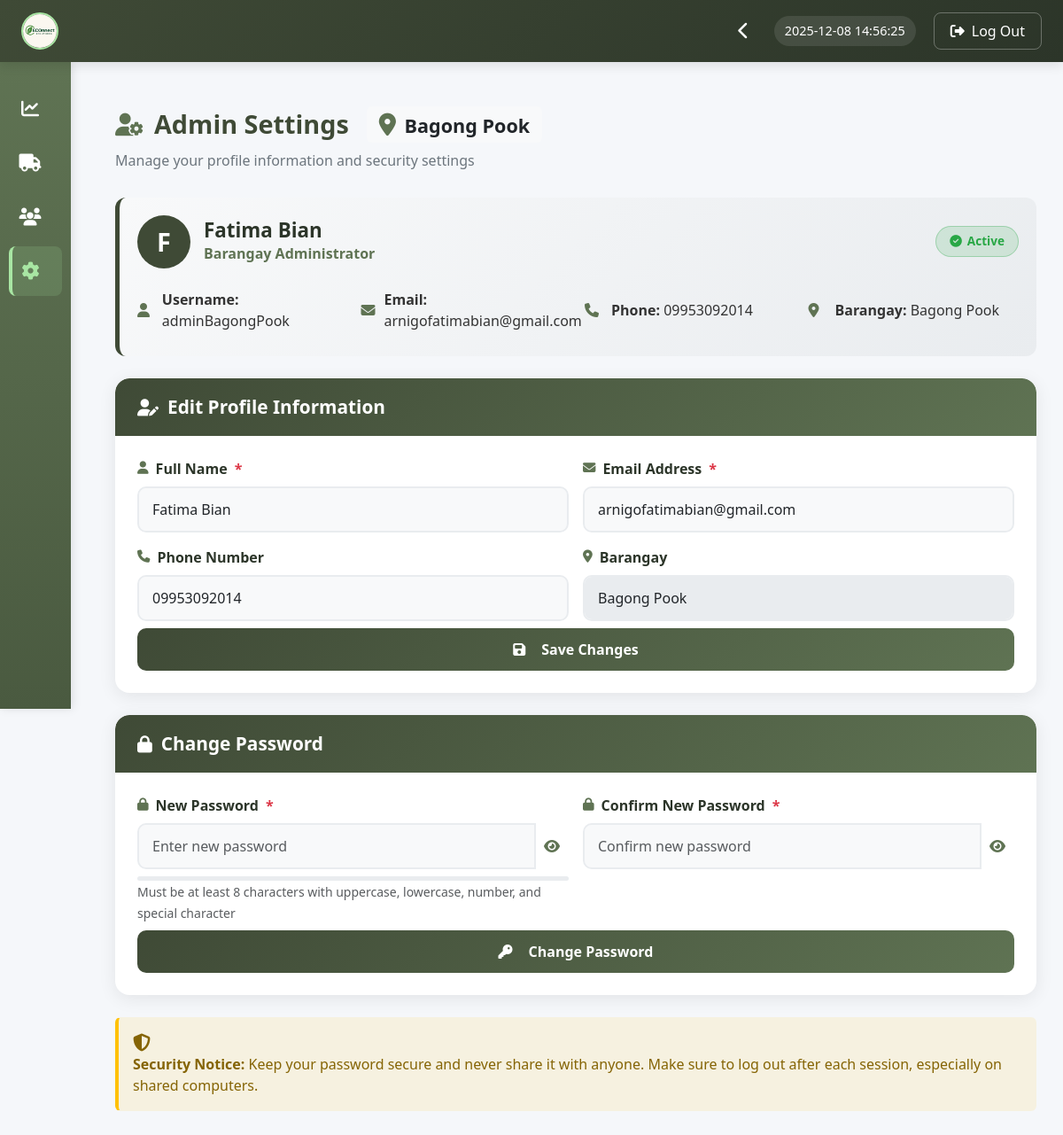
/admin/admin_settings.php (signed in), run on the app's committed database.
### tables this page shows
CREATE TABLE `barangay_admins` (
  `id` int(11) NOT NULL,
  `full_name` varchar(100) NOT NULL,
  `barangay` varchar(255) DEFAULT NULL,
  `username` varchar(100) NOT NULL,
  `password` varchar(255) NOT NULL,
  `created_by_super_admin_id` int(11) DEFAULT NULL,
  `created_at` timestamp NOT NULL DEFAULT current_timestamp(),
  `email` varchar(100) DEFAULT '',
  `phone_number` varchar(15) DEFAULT NULL,
  `status` varchar(20) NOT NULL DEFAULT 'Active'
);

### admin/admin_settings.php (the view, shortened to what this page needs)
<?php
include "db_connect.php";
$admin_id = $_SESSION['barangay_admin_id'];
$stmt = $conn->prepare("SELECT full_name, barangay, username, email, phone_number, status FROM barangay_admins WHERE id=?");
$stmt->bind_param("i", $admin_id);
$stmt->execute();
$result = $stmt->get_result();
$admin = $result->fetch_assoc();
$admin_barangay = $admin['barangay'];
$errors = [];
?>
<!DOCTYPE html>
<html lang="en">
<head>
<link rel="stylesheet" href="https://cdn.jsdelivr.net/npm/bootstrap@5.3.2/dist/css/bootstrap.min.css">
<link rel="stylesheet" href="https://cdnjs.cloudflare.com/ajax/libs/font-awesome/6.4.0/css/all.min.css">
<link rel="stylesheet" href="https://cdn.jsdelivr.net/npm/bootstrap-icons@1.11.1/font/bootstrap-icons.css">
</head>
<body>
<?php
include "header.php";
?>
<div class="content-area fade-in-up">
    <div class="page-header">
        <h1 class="page-title">
            <i class="fas fa-user-cog"></i> Admin Settings
            <span class="badge bg-light text-dark ms-2">
                <i class="fas fa-map-marker-alt me-1"></i> <?= htmlspecialchars($admin_barangay) ?>
            </span>
        </h1>
        <p class="page-subtitle">Manage your profile information and security settings</p>
    </div>
    <div class="admin-info-card fade-in-up">
        <div class="admin-info-header">
            <div class="admin-avatar">
                <?= strtoupper(substr($admin['full_name'] ?? 'A', 0, 1)) ?>
            </div>
            <div class="admin-details">
                <h3 class="admin-name"><?= htmlspecialchars($admin['full_name'] ?? 'Admin Name') ?></h3>
                <p class="admin-role">Barangay Administrator</p>
            </div>
            <span class="status-badge <?= ($admin['status'] === 'Active') ? 'status-active' : 'status-inactive' ?>">
                <i class="fas <?= ($admin['status'] === 'Active') ? 'fa-check-circle' : 'fa-times-circle' ?>"></i>
                <?= htmlspecialchars($admin['status'] ?? 'Inactive') ?>
            </span>
        </div>
        <div class="info-grid">
            <div class="info-item">
                <i class="fas fa-user"></i>
                <span><strong>Username:</strong> <?= htmlspecialchars($admin['username'] ?? 'N/A') ?></span>
            </div>
            <div class="info-item">
                <i class="fas fa-envelope"></i>
                <span><strong>Email:</strong> <?= htmlspecialchars($admin['email'] ?? 'N/A') ?></span>
            </div>
            <div class="info-item">
                <i class="fas fa-phone"></i>
                <span><strong>Phone:</strong> <?= htmlspecialchars($admin['phone_number'] ?? 'N/A') ?></span>
            </div>
            <div class="info-item">
                <i class="fas fa-map-marker-alt"></i>
                <span><strong>Barangay:</strong> <?= htmlspecialchars($admin_barangay) ?></span>
            </div>
        </div>
    </div>
    <div class="settings-card fade-in-up">
        <div class="card-header-custom">
            <h3><i class="fas fa-user-edit"></i> Edit Profile Information</h3>
        </div>
        <div class="card-body">
            <form id="updateForm" method="POST" action="<?php echo htmlspecialchars($_SERVER['PHP_SELF']); ?>" novalidate>
                <div class="row g-3">
                    <div class="col-md-6">
                        <label class="form-label required">
                            <i class="fas fa-user"></i> Full Name
                        </label>
                        <input type="text"
                               class="form-control <?= !empty($errors['full_name']) ? 'is-invalid' : '' ?>"
                               name="full_name"
                               value="<?= htmlspecialchars($admin['full_name'] ?? '') ?>"
                               required
                               placeholder="Enter your full name">
                    </div>
                    <div class="col-md-6">
                        <label class="form-label required">
                            <i class="fas fa-envelope"></i> Email Address
                        </label>
                        <input type="email"
                               class="form-control <?= !empty($errors['email']) ? 'is-invalid' : '' ?>"
                               name="email"
                               value="<?= htmlspecialchars($admin['email'] ?? '') ?>"
                               required
                               placeholder="example@email.com">
                    </div>
                    <div class="col-md-6">
                        <label class="form-label">
                            <i class="fas fa-phone"></i> Phone Number
                        </label>
                        <input type="tel"
                               class="form-control <?= !empty($errors['phone_number']) ? 'is-invalid' : '' ?>"
                               name="phone_number"
                               value="<?= htmlspecialchars($admin['phone_number'] ?? '') ?>"
                               placeholder="09123456789"
                               pattern="[0-9]{10,15}">
                    </div>
                    <div class="col-md-6">
                        <label class="form-label">
                            <i class="fas fa-map-marker-alt"></i> Barangay
                        </label>
                        <input type="text"
                               class="form-control"
                               value="<?= htmlspecialchars($admin_barangay) ?>"
                               disabled
                               style="background-color: #e9ecef;">
                    </div>
                    <div class="col-12 mt-2">
                        <button type="button"
                                class="btn btn-primary-custom"
                                onclick="validateAndShowUpdateModal()">
                            <i class="fas fa-save me-2"></i> Save Changes
                        </button>
                    </div>
                </div>
            </form>
        </div>
    </div>
    <div class="settings-card fade-in-up">
        <div class="card-header-custom">
            <h3><i class="fas fa-lock"></i> Change Password</h3>
        </div>
        <div class="card-body">
            <form id="passwordForm" method="POST" action="<?php echo htmlspecialchars($_SERVER['PHP_SELF']); ?>" novalidate>
                <div class="row g-3">
                    <div class="col-md-6">
                        <label class="form-label required">
                            <i class="fas fa-lock"></i> New Password
                        </label>
                        <div class="input-group">
                            <input type="password"
                                   class="form-control <?= !empty($password_errors['new_password']) ? 'is-invalid' : '' ?>"
                                   name="new_password"
                                   id="newPassword"
                                   required
                                   placeholder="Enter new password"
                                   oninput="checkPasswordStrength(this.value)">
                            <button type="button" class="btn btn-outline-secondary password-toggle" data-target="newPassword">
                                <i class="fas fa-eye"></i>
                            </button>
                        </div>
                        <div class="password-strength">
                        </div>
                        <small class="text-muted">Must be at least 8 characters with uppercase, lowercase, number, and special character</small>
                    </div>
                    <div class="col-md-6">
                        <label class="form-label required">
                            <i class="fas fa-lock"></i> Confirm New Password
                        </label>
                        <div class="input-group">
                            <input type="password"
                                   class="form-control <?= !empty($password_errors['confirm_password']) ? 'is-invalid' : '' ?>"
                                   name="confirm_password"
                                   id="confirmPassword"
                                   required
                                   placeholder="Confirm new password">
                            <button type="button" class="btn btn-outline-secondary password-toggle" data-target="confirmPassword">
                                <i class="fas fa-eye"></i>
                            </button>
                        </div>
                    </div>
                    <div class="col-12 mt-2">
                        <button type="button"
                                class="btn btn-primary-custom"
                                onclick="validateAndShowPasswordModal()">
                            <i class="fas fa-key me-2"></i> Change Password
                        </button>
                    </div>
                </div>
            </form>
        </div>
    </div>
    <div class="alert alert-warning-custom fade-in-up">
        <i class="fas fa-shield-alt fa-lg"></i>
        <div>
            <strong>Security Notice:</strong> Keep your password secure and never share it with anyone.
            Make sure to log out after each session, especially on shared computers.
        </div>
    </div>
</div>
</body>
</html>

### admin/admin_settings.php (style rules this page uses)
:root { --primary-color: #3f4a36; --secondary-color: #5f7353; --success-color: #28a745; --warning-color: #ffc107; --danger-color: #dc3545; --light-bg: #f8f9fa; --dark-text: #2c3529; --border-color: #e0e0e0; --shadow: 0 4px 20px rgba(0, 0, 0, 0.08); --transition: all 0.3s ease; }
* { margin: 0; padding: 0; box-sizing: border-box; }
body { background-color: #f5f7fa !important; font-family: 'Segoe UI', Tahoma, Geneva, Verdana, sans-serif; color: var(--dark-text); min-height: 100vh; }
.content-area { margin-left: 270px; padding: 30px; margin-top: 90px; transition: margin-left 0.3s ease; min-height: calc(100vh - 90px); }
.sidebar.collapsed ~ .content-area { margin-left: 100px; }
.page-header { display: flex; flex-direction: column; gap: 8px; margin-bottom: 30px; }
.page-title { font-size: 1.8rem; font-weight: 700; color: var(--primary-color); margin: 0; display: flex; align-items: center; gap: 12px; }
.page-title i { color: var(--secondary-color); font-size: 1.6rem; }
.page-subtitle { color: #6c757d; font-size: 1rem; margin: 0; }
.settings-card { background: white; border-radius: 16px; border: none; box-shadow: var(--shadow); margin-bottom: 25px; overflow: hidden; transition: var(--transition); }
.card-header-custom { background: linear-gradient(135deg, var(--primary-color), var(--secondary-color)); color: white; padding: 20px 25px; border-bottom: none; border-radius: 16px 16px 0 0 !important; }
.card-header-custom h3 { font-size: 1.3rem; font-weight: 600; margin: 0; display: flex; align-items: center; gap: 10px; }
.card-header-custom i { font-size: 1.2rem; }
.card-body { padding: 25px; }
.form-label { font-weight: 600; color: var(--dark-text); margin-bottom: 8px; display: flex; align-items: center; gap: 8px; }
.form-label i { color: var(--secondary-color); font-size: 0.9rem; }
.form-control, .form-select { border: 2px solid #e9ecef; border-radius: 10px; padding: 12px 15px; font-size: 1rem; transition: var(--transition); background-color: #f8f9fa; }
.btn-primary-custom { background: linear-gradient(135deg, var(--primary-color), var(--secondary-color)); border: none; color: white; padding: 12px 24px; border-radius: 10px; font-weight: 600; transition: var(--transition); display: flex; align-items: center; justify-content: center; gap: 10px; width: 100%; }
.admin-info-card { background: linear-gradient(135deg, #f8f9fa, #e9ecef); border-left: 5px solid var(--primary-color); padding: 20px; border-radius: 12px; margin-bottom: 25px; }
.admin-info-header { display: flex; align-items: center; gap: 15px; margin-bottom: 15px; }
.admin-avatar { width: 60px; height: 60px; background: var(--primary-color); border-radius: 50%; display: flex; align-items: center; justify-content: center; color: white; font-size: 1.8rem; font-weight: 600; }
.admin-details { flex: 1; }
.admin-name { font-size: 1.4rem; font-weight: 700; color: var(--dark-text); margin: 0; }
.admin-role { color: var(--secondary-color); font-weight: 600; margin: 0; }
.info-grid { display: grid; grid-template-columns: repeat(auto-fit, minmax(200px, 1fr)); gap: 15px; }
.info-item { display: flex; align-items: center; gap: 10px; padding: 8px 0; }
.info-item i { color: var(--secondary-color); width: 20px; }
.status-badge { padding: 6px 15px; border-radius: 20px; font-weight: 600; font-size: 0.85rem; display: inline-flex; align-items: center; gap: 6px; }
.status-active { background-color: rgba(40, 167, 69, 0.15); color: var(--success-color); border: 1px solid rgba(40, 167, 69, 0.3); }
.alert-warning-custom { background-color: rgba(255, 193, 7, 0.1); color: #856404; border-left: 4px solid var(--warning-color); }
.password-strength { height: 5px; border-radius: 10px; margin-top: 8px; background-color: #e9ecef; overflow: hidden; }
.fade-in-up { animation: fadeInUp 0.4s ease-out; }
.password-toggle { background: transparent; border: none; color: var(--secondary-color); cursor: pointer; padding: 0 10px; display: flex; align-items: center; }
.required:after { content: " *"; color: var(--danger-color); }

### admin/header.php (style rules this page uses)
* { box-sizing: border-box; margin: 0; padding: 0; }
body { font-family: 'Segoe UI', Tahoma, Geneva, Verdana, sans-serif; background-color: #f5f7fa; color: #333; min-height: 100vh; }
.content-area { margin-left: 270px; padding: 30px; margin-top: 90px; transition: margin-left 0.3s ease; min-height: calc(100vh - 90px); }
.sidebar.collapsed ~ .content-area { margin-left: 100px; }

### data on the page
barangay_admins: barangay "Bagong Pook", full_name "F", full_name "Fatima Bian", status "Active", username "adminBagongPook", email "arnigofatimabian@gmail.com", phone_number "09953092014"
